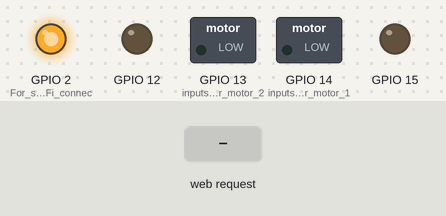
Recording of a sketch running on a simulated ESP8266 (NodeMCU). On the bench: switched loads named in the sketch (green lamp = pin HIGH), output pins drawn as LEDs (lit = HIGH). Inputs (shaded band) come from the test bench. WiFi joins after 1.5 s; servers stay silent unless stated; what the sketch prints to the serial monitor is not drawn.

Above: at 3.7 s.
3.8 s: HTTP request GET /Forward received
At 5.0 s:
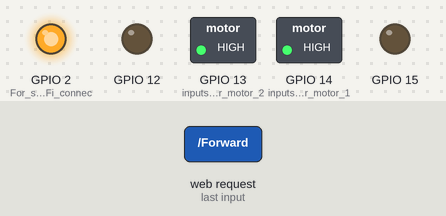
5.3 s: HTTP request GET /Backward received
At 6.4 s:
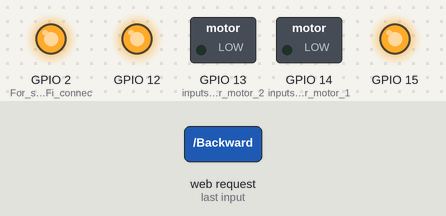
6.8 s: HTTP request GET /Left received
At 7.5 s:
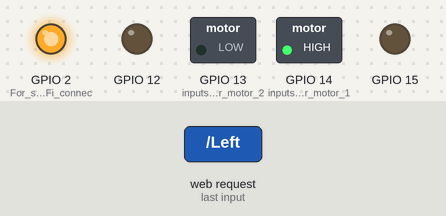
8.3 s: HTTP request GET /Right received
At 8.6 s:
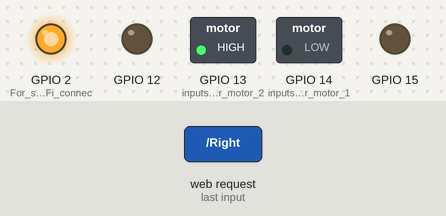
9.8 s: HTTP request GET /Stop received
At 11.0 s:
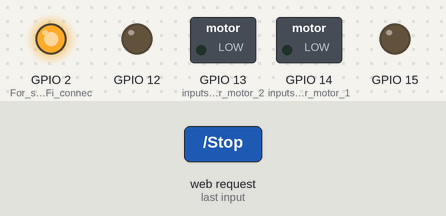
Timing chart, 0 to 12.3 s (numbered marks = the images above; inputs shaded):
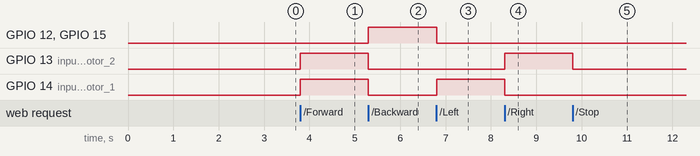

Measured:
- after the input at 3.8 s, GPIO 13 (inputs_for_motor_2), GPIO 14 (inputs_for_motor_1): LOW → HIGH at once
- after the input at 5.3 s, GPIO 12, GPIO 15: LOW → HIGH at once; GPIO 13 (inputs_for_motor_2), GPIO 14 (inputs_for_motor_1): HIGH → LOW at once
- after the input at 6.8 s, GPIO 12, GPIO 15: HIGH → LOW at once; GPIO 14 (inputs_for_motor_1): LOW → HIGH at once
- after the input at 8.3 s, GPIO 13 (inputs_for_motor_2): LOW → HIGH at once; GPIO 14 (inputs_for_motor_1): HIGH → LOW at once
- after the input at 9.8 s, GPIO 13 (inputs_for_motor_2): HIGH → LOW at once

The sketch:

task_4.ino
```cpp
#include <ESP8266WiFi.h>
#include <WiFiClient.h>
#include <ESP8266WebServer.h>

// Replace with your network credentials
const char* ssid = "MiA3";
const char* password = "123456789";

ESP8266WebServer server(80);   //instantiate server at port 80 (http port)

String page = ""; //For the Web Server
String page2 = ""; //For updating Status of motor 1
String page3 = ""; //For updating status of motor 2
void setup(void)
{
  //the HTML of the web page
  page = "<center><h1>Motor Control Web Server</h1><body><p><a href=\"Forward\"><button>Forward</button></a><p><a href=\"Backward\"><button>Backward</button></a></p><p><a href =\"Left\"><button>Left</button></a>&nbsp;<a href=\"Stop\"><button>Stop</button></a><a href=\"Right\"><button>Right</button></a></p></body></center>";
  pinMode(14, OUTPUT);   // inputs for motor 1
  pinMode(12, OUTPUT);
  pinMode(13, OUTPUT);   // inputs for motor 2
  pinMode(15, OUTPUT);
  pinMode(LED_BUILTIN, OUTPUT); // For status of WiFi connection
  delay(1000);
  Serial.begin(115200);
  WiFi.begin(ssid, password); //begin WiFi connection
  Serial.println("");

  // Wait for connection
  while (WiFi.status() != WL_CONNECTED) {
    delay(500);
    Serial.print(".");
  }
  digitalWrite(LED_BUILTIN, HIGH);    // when connected turns high
  Serial.println("");
  Serial.print("Connected to ");
  Serial.println(ssid);
  Serial.print("IP address: ");
  Serial.println(WiFi.localIP());   //provides IP address
  server.on("/", []() {
    server.send(200, "text/html", page + page2);
  });
  server.on("/Forward", Forward);
  server.on("/Backward", Backward);
  server.on("/Left", Left);
  server.on("/Right", Right);

  server.on("/Stop", []() {                            // turns all the motor input pins low
    page2 = "<center><p> motor 1 Status : Off</p></center>";
    page3 = "<center><p> motor 2 Status : off</p></center>";
    server.send(200, "text/html", page + page2 + page3);
    digitalWrite(14, LOW);
    digitalWrite(12, LOW);
    digitalWrite(13, LOW);
    digitalWrite(15, LOW);
    delay(200);
  });
  server.begin();
  Serial.println("Web server started!");
}
void loop(void)
{
  server.handleClient();
}

void Forward()
{
  digitalWrite(14, HIGH);
  digitalWrite(13, HIGH);
  digitalWrite(12, LOW);
  digitalWrite(15, LOW);
  Serial.println("Forward");
  page2 = "<center><p> motors Status : On</p></center>";
  server.send(200, "text/html", page + page2 + page3);
  delay(200);
}
void Left()
{
  page3 = "<center><p> motor 2 Status : On</p></center>";
  server.send(200, "text/html", page + page2 + page3);
  digitalWrite(12, LOW);
  digitalWrite(14, HIGH);
  digitalWrite(13, LOW);
  digitalWrite(15, LOW);
  Serial.println("Left");
  delay(200);
}
void Right()
{
  page3 = "<center><p> motor 1 Status : On</p></center>";
  server.send(200, "text/html", page + page2 + page3);
  digitalWrite(12, LOW);
  digitalWrite(14, LOW);
  digitalWrite(13, HIGH);
  digitalWrite(15, LOW);
  Serial.println("Right");
  delay(200);
}
void Backward()
{
  page2 = "<center><p> motors Status : Backward On</p></center>";
  server.send(200, "text/html", page + page2 + page3);
  digitalWrite(14, LOW);
  digitalWrite(13, LOW);
  digitalWrite(12, HIGH);
  digitalWrite(15, HIGH);
  Serial.println("Back");
  delay(200);
}
```
